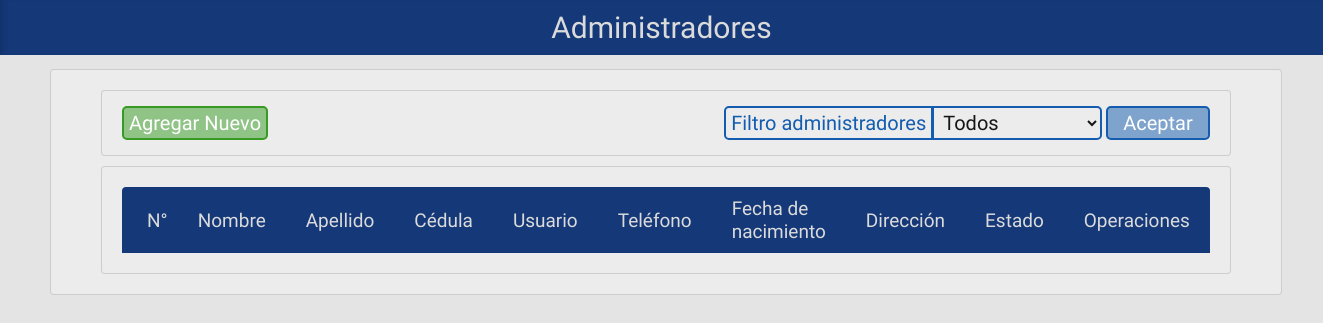
Before: /php/editar_admin.php with the older database file.
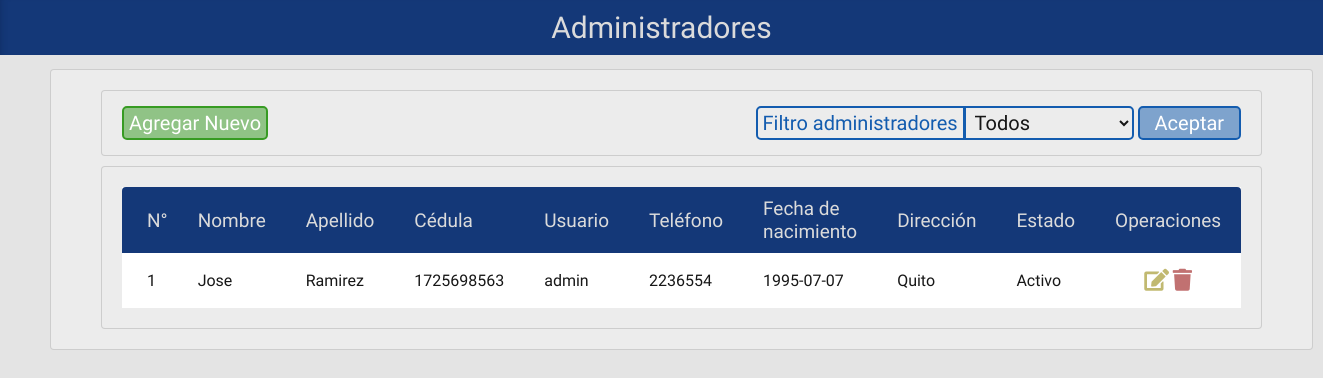
After: the same page with the newer database file.
### tables this page shows
CREATE TABLE `administrador` (
  `ADM_CODIGO` int(2) NOT NULL,
  `USU_CODIGO` int(2) NOT NULL,
  `ADM_NOMBRE` varchar(35) NOT NULL,
  `ADM_APELLIDO` varchar(35) NOT NULL,
  `ADM_TELEFONO` int(11) NOT NULL,
  `ADM_CEDULA` varchar(10) NOT NULL,
  `ADM_FNACIMIENTO` date NOT NULL,
  `ADM_DIRECCION` varchar(50) NOT NULL,
  `ADM_ESTADO` int(1) NOT NULL DEFAULT '1'
);

CREATE TABLE `usuario` (
  `USU_CODIGO` int(2) NOT NULL,
  `ROL_CODIGO` int(2) NOT NULL,
  `USU_USER` char(35) NOT NULL,
  `USU_CLAVE` varchar(255) NOT NULL,
  `USU_ESTADO` int(1) NOT NULL DEFAULT '1'
);

### php/editar_admin.php (the view, shortened to what this page needs)
<!doctype html>
<html>
<head>
	<link href="../css/estiloMostrar.css" rel="stylesheet" type="text/css">
	<link rel="stylesheet" href="https://use.fontawesome.com/releases/v5.8.1/css/all.css">
</head>
<body>
<div class="contenedor">
	<div class="cabeza">Administradores</div>
	<?php
	$conn = new mysqli( "localhost", "admin", "admin", "horarios" );
	$result = mysqli_query( $conn, "select * from administrador a, usuario u where a.usu_codigo=u.usu_codigo" );
	$activos = mysqli_query( $conn, "select * from administrador a, usuario u where a.usu_codigo=u.usu_codigo and a.adm_estado=1" );
	$desactivos = mysqli_query( $conn, "select * from administrador a, usuario u where a.usu_codigo=u.usu_codigo and a.adm_estado=0" );
	?>
	<div class="cuerpo">
	<div class="opciones">
		<div class="bloque margen-top"><a href="#" id="idcrear" ><button type="button">Agregar Nuevo</button></a></div>
		<div class="bloque"><form id="form1" name="form1" method="post" action="#">
			<label class="filtro" for="select">Filtro administradores</label>
			<select name="estado" class="filtro">
				<option value="Todos" selected>Todos</option>
			</select>
			<input type="submit" value="Aceptar">
		</form></div>
	</div>
	<div class="cont-tabla">
	<table>
		<thead>
			<tr>
				<th>N°</th>
				<th>Nombre</th>
				<th>Apellido</th>
				<th>Cédula</th>
				<th>Usuario</th>
				<th>Teléfono</th>
				<th>Fecha de nacimiento</th>
				<th>Dirección</th>
				<th>Estado</th>
				<th>Operaciones</th>
			</tr>
		</thead>
		<tbody>
			<?php
			$estado = $_POST[ 'estado' ];
			if ( $estado == 'Todos' ||  $estado == '') {
				$cont = 1;
				while ( $row = mysqli_fetch_array( $result ) ) {
					echo '<tr><td>' .$cont. '</td>';
					echo '<td>' . $row[ "ADM_NOMBRE" ] . '</td>';
					echo '<td>' . $row[ "ADM_APELLIDO" ] . '</td>';
					echo '<td>' . $row[ "ADM_CEDULA" ] . '</td>';
					echo '<td>' . $row[ "USU_USER" ] . '</td>';
					echo '<td>' . $row[ "ADM_TELEFONO" ] . '</td>';
					echo '<td>' . $row[ "ADM_FNACIMIENTO" ] . '</td>';
					echo '<td>' . $row[ "ADM_DIRECCION" ] . '</td>';
					if($row['ADM_ESTADO']=='1'){$estado = 'title="Eliminar" class="tabla-registro-elim btn-eliminar-a"><i class="fas fa-trash"></i>'; $est = "Activo";}
					else {$estado = 'title="Activar" class="btn-eliminar-i"><i class="fas fa-trash-restore"></i>'; $est = "Inactivo";}
					echo '<td>' .$est. '</td>';
					echo '<td> <a href="editar_admin_recibe.php?u='.$row[ "ADM_CODIGO" ].'" title="Editar" class="btn-editar"><i class="fas fa-edit"></i></a>
							   <a href="eliminar_admin.php?u='.$row[ "ADM_CODIGO" ].'" '.$estado.'</a></td></tr>';
					$cont++;
				}
			} else if ( $estado == 'Activos' ) {
				$cont = 1;
				while ( $row = mysqli_fetch_array( $activos ) ) {
					echo '<tr><td>' .$cont. '</td>';
					echo '<td>' . $row[ "ADM_NOMBRE" ] . '</td>';
					echo '<td>' . $row[ "ADM_APELLIDO" ] . '</td>';
					echo '<td>' . $row[ "ADM_CEDULA" ] . '</td>';
					echo '<td>' . $row[ "USU_USER" ] . '</td>';
					echo '<td>' . $row[ "ADM_TELEFONO" ] . '</td>';
					echo '<td>' . $row[ "ADM_FNACIMIENTO" ] . '</td>';
					echo '<td>' . $row[ "ADM_DIRECCION" ] . '</td>';
					if($row['ADM_ESTADO']=='1'){$est = "Activo";}
					else {$est = "Inactivo";}
					echo '<td>' .$est. '</td>';
					echo '<td> <a href="editar_admin_recibe.php?u='.$row[ "ADM_CODIGO" ].'" title="Editar" class="btn-editar"><i class="fas fa-edit"></i></a>
							   <a href="eliminar_admin.php?u='.$row[ "ADM_CODIGO" ].'" title="Eliminar" class="tabla-registro-elim  btn-eliminar-a"><i class="fas fa-trash"></i></a></td></tr>';
					$cont++;
				}
				mysqli_free_result( $activos );
			} else if ( $estado == 'Desactivados' ) {
				$cont = 1;
				while ( $row = mysqli_fetch_array( $desactivos ) ) {
					echo '<tr><td>' .$cont. '</td>';
					echo '<td>' . $row[ "ADM_NOMBRE" ] . '</td>';
					echo '<td>' . $row[ "ADM_APELLIDO" ] . '</td>';
					echo '<td>' . $row[ "ADM_CEDULA" ] . '</td>';
					echo '<td>' . $row[ "USU_USER" ] . '</td>';
					echo '<td>' . $row[ "ADM_TELEFONO" ] . '</td>';
					echo '<td>' . $row[ "ADM_FNACIMIENTO" ] . '</td>';
					echo '<td>' . $row[ "ADM_DIRECCION" ] . '</td>';
					if($row['ADM_ESTADO']=='1'){$est = "Activo";}
					else {$est = "Inactivo";}
					echo '<td>' .$est. '</td>';
					echo '<td> <a href="editar_admin_recibe.php?u='.$row[ "ADM_CODIGO" ].'" title="Editar" class="btn-editar"><i class="fas fa-edit"></i></a>
							   <a href="eliminar_admin.php?u='.$row[ "ADM_CODIGO" ].'" title="Activar"  class="btn-eliminar-i"><i class="fas fa-trash-restore"></i></a></td></tr>';
					$cont++;
				}
				mysqli_free_result( $desactivos );
			}
			?>
		</tbody>
	</table>
	</div>
	</div>
</div>
</body>
</html>

Changed rows visible on the page:
added administrador: ADM_NOMBRE "Jose", ADM_APELLIDO "Ramirez", ADM_CEDULA "1725698563", USU_CODIGO.USU_USER "admin", ADM_TELEFONO "2236554", ADM_FNACIMIENTO "1995-07-07", ADM_DIRECCION "Quito", ADM_ESTADO "Activo"
